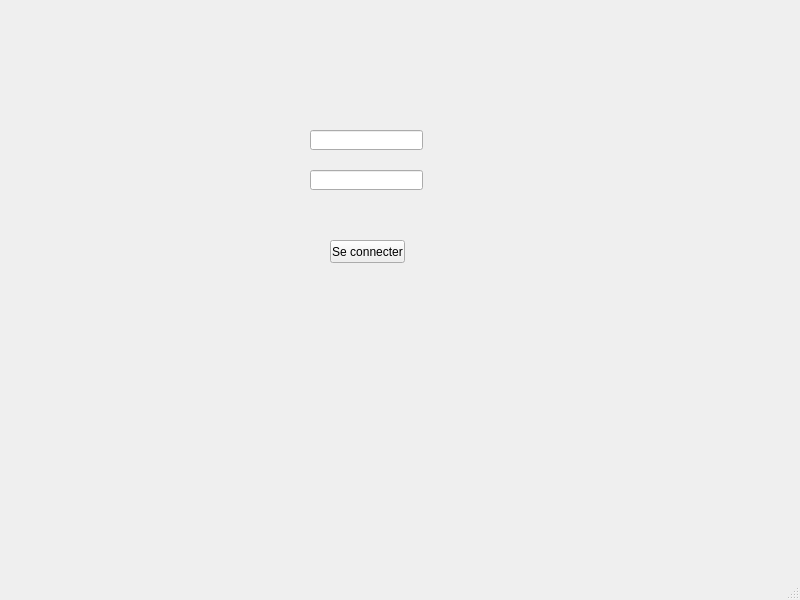
<?xml version="1.0" encoding="UTF-8"?>
<ui version="4.0">
 <class>MainWindowIns</class>
 <widget class="QMainWindow" name="MainWindowIns">
  <property name="geometry">
   <rect>
    <x>0</x>
    <y>0</y>
    <width>800</width>
    <height>600</height>
   </rect>
  </property>
  <property name="windowTitle">
   <string>MainWindow</string>
  </property>
  <widget class="QWidget" name="centralwidget">
   <widget class="QPushButton" name="pushButton">
    <property name="geometry">
     <rect>
      <x>330</x>
      <y>240</y>
      <width>75</width>
      <height>23</height>
     </rect>
    </property>
    <property name="text">
     <string>Se connecter</string>
    </property>
   </widget>
   <widget class="QLineEdit" name="ID">
    <property name="geometry">
     <rect>
      <x>310</x>
      <y>130</y>
      <width>113</width>
      <height>20</height>
     </rect>
    </property>
   </widget>
   <widget class="QLineEdit" name="MDP">
    <property name="geometry">
     <rect>
      <x>310</x>
      <y>170</y>
      <width>113</width>
      <height>20</height>
     </rect>
    </property>
   </widget>
  </widget>
  <widget class="QMenuBar" name="menubar">
   <property name="geometry">
    <rect>
     <x>0</x>
     <y>0</y>
     <width>800</width>
     <height>21</height>
    </rect>
   </property>
  </widget>
  <widget class="QStatusBar" name="statusbar"/>
 </widget>
 <resources/>
 <connections/>
</ui>
